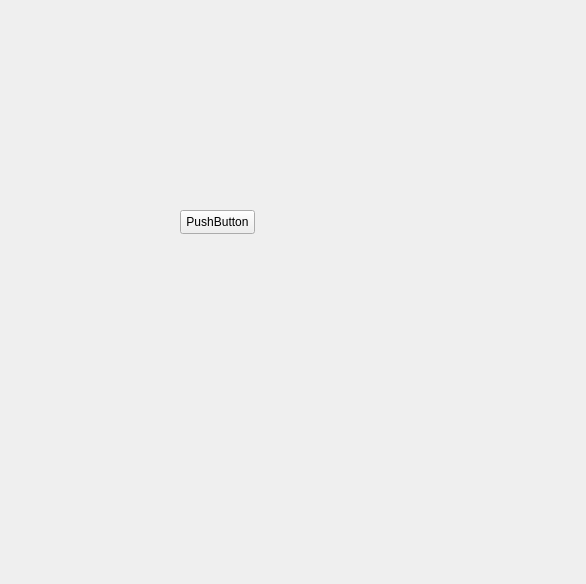
<?xml version="1.0" encoding="UTF-8"?>
<ui version="4.0">
 <class>Form</class>
 <widget class="QWidget" name="Form">
  <property name="geometry">
   <rect>
    <x>0</x>
    <y>0</y>
    <width>586</width>
    <height>584</height>
   </rect>
  </property>
  <property name="windowTitle">
   <string>Form</string>
  </property>
  <widget class="QPushButton" name="pushButton">
   <property name="geometry">
    <rect>
     <x>180</x>
     <y>210</y>
     <width>75</width>
     <height>24</height>
    </rect>
   </property>
   <property name="text">
    <string>PushButton</string>
   </property>
  </widget>
 </widget>
 <resources/>
 <connections/>
</ui>
